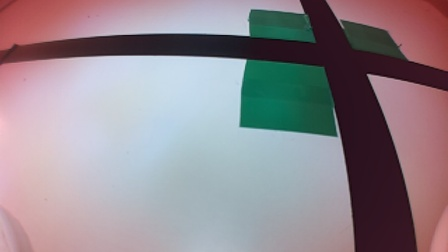
%> input picture test_moments/latest_frame_original_Intersection_2.jpg, 448 x 252 px
$ octave --eval "ViewColorSpacesV3;"   (GNU Octave 9; MATLAB toolbox functions it lacks are replaced by stand-ins)
%> lines starting %> are read from the running program, lines starting %| are printed output that depends on the picture
function ViewColorSpacesV3
rgbim = imread('test_moments\latest_frame_original_Intersection_2.jpg');
%> rgbim is the input picture: size 252x448x3 uint8; mean R, G, B 146.3, 136.2, 143
ViewColorSpaces2(rgbim);
CalculateHSVThreshold(rgbim);


function ViewColorSpaces2(rgb_image)
hsvim = rgb2hsv(rgb_image);
%> hsvim: size 252x448x3 double; mean H, S, V 0.721, 0.278, 0.629
yuvim = rgb2ycbcr(rgb_image);
%> yuvim: size 252x448x3 uint8; mean of channels 1, 2, 3 136.2, 129.5, 132

% CIELab colorspace
cform = makecform('srgb2lab');
cieim = applycform(rgb_image,cform);
%> cieim: size 252x448x3 uint8; mean of channels 1, 2, 3 145.9, 134.1, 126.9

figure();
% RGB
subplot(3,4,1);imshow(rgb_image(:,:,1));title(sprintf('RGB Space\n\nRed'))
%> after `imshow(rgb_image(:,:,1))`:
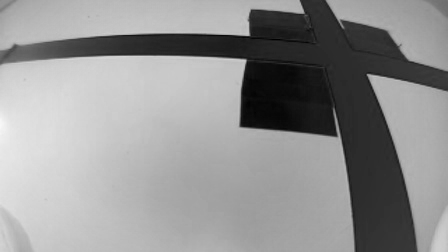
%> displayed picture: size 252x448, on the screen's scale of 0 to 255; min 0, max 248, mean 146.3
subplot(3,4,5);imshow(rgb_image(:,:,2));title('Green')
subplot(3,4,9);imshow(rgb_image(:,:,3));title('Blue')

% HSV
subplot(3,4,2);imshow(hsvim(:,:,1));title(sprintf('HSV Space\n\nHue'))
%> after `imshow(hsvim(:,:,1))`:
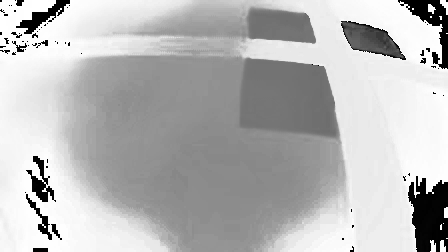
%> displayed picture: size 252x448, on the screen's scale of 0 to 255; min 0, max 255, mean 183.9
subplot(3,4,6);imshow(hsvim(:,:,2));title('Saturation')
%> after `imshow(hsvim(:,:,2))`:
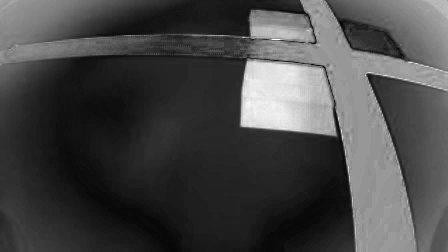
%> displayed picture: size 252x448, on the screen's scale of 0 to 255; min 0, max 255, mean 71
subplot(3,4,10);imshow(hsvim(:,:,3));title('Brightness')
%> after `imshow(hsvim(:,:,3))`:
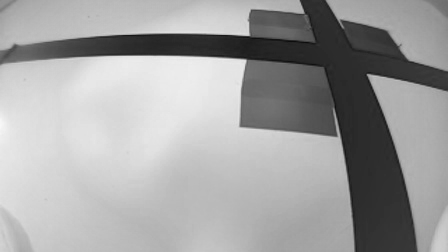
%> displayed picture: size 252x448, on the screen's scale of 0 to 255; min 12, max 248, mean 160.4

% YCbCr / YUV
subplot(3,4,3);imshow(yuvim(:,:,1));title(sprintf('YCbCr Space\n\nLuminance'))
subplot(3,4,7);imshow(yuvim(:,:,2));title('Blue Difference')
%> after `imshow(yuvim(:,:,2))`:
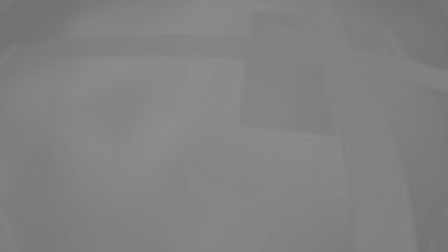
%> displayed picture: size 252x448, on the screen's scale of 0 to 255; min 113, max 140, mean 129.5
subplot(3,4,11);imshow(yuvim(:,:,3));title('Red Difference')
%> after `imshow(yuvim(:,:,3))`:
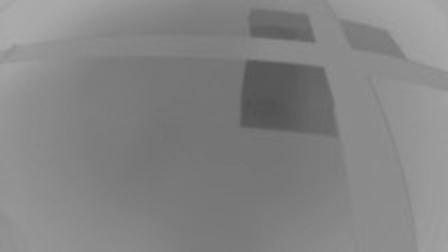
%> displayed picture: size 252x448, on the screen's scale of 0 to 255; min 82, max 171, mean 132

% CIELab
subplot(3,4,4);imshow(cieim(:,:,1));title(sprintf('CIELab Space\n\nLightness'))
%> after `imshow(cieim(:,:,1))`:
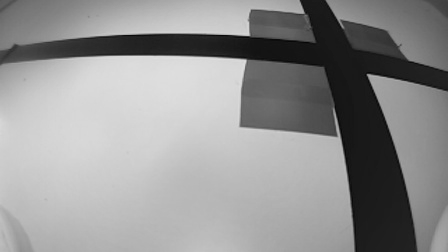
%> displayed picture: size 252x448, on the screen's scale of 0 to 255; min 5, max 224, mean 145.9
subplot(3,4,8);imshow(cieim(:,:,2));title('Green-Red (a*)')
subplot(3,4,12);imshow(cieim(:,:,3));title('Yellow-Blue (b*)')


function CalculateHSVThreshold(rgb_image)
hsvim = rgb2hsv(rgb_image);  % Convert to HSV

% Extract relevant channels
hue_hsv = hsvim(:,:,1);
saturation_hsv = hsvim(:,:,2);
brightness_hsv = hsvim(:,:,3);

% Compute statistics
mean_hue = mean(hue_hsv(:));
%> mean_hue = 0.721
std_hue = std(double(hue_hsv(:)));
%> std_hue = 0.25

mean_saturation = mean(saturation_hsv(:));
%> mean_saturation = 0.278
std_saturation = std(double(saturation_hsv(:)));
%> std_saturation = 0.225

mean_brightness = mean(brightness_hsv(:));
%> mean_brightness = 0.629
std_brightness = std(double(brightness_hsv(:)));
%> std_brightness = 0.249

% Choose k-factor for thresholding (adjustable)
k = 1.0;  % Increase if the threshold is too strict, decrease if too loose

function calculations(k)
% Calculate automatic thresholds
hue_min = max(0, (mean_hue - k * std_hue) * 180);
hue_max = min(179, (mean_hue + k * std_hue) * 180);

saturation_min = max(0, (mean_saturation - k * std_saturation) * 255);
saturation_max = min(255, (mean_saturation + k * std_saturation) * 255);

brightness_min = max(0, (mean_brightness - k * std_brightness) * 255);
brightness_max = min(255, (mean_brightness + k * std_brightness) * 255);

% Display calculated thresholds
fprintf('Calculated HSV Thresholds:\n');
fprintf('green_min = [%.0f, %.0f, %.0f]\n', hue_min, saturation_min, brightness_min);
fprintf('green_max = [%.0f, %.0f, %.0f]\n', hue_max, saturation_max, brightness_max);

% Plot histograms for better analysis
figure();
subplot(3,1,1); histogram(hue_hsv(:) * 180, 50); title('Hue Histogram'); xlim([0 180]);
subplot(3,1,2); histogram(saturation_hsv(:) * 255, 50); title('Saturation Histogram'); xlim([0 255]);
subplot(3,1,3); histogram(brightness_hsv(:) * 255, 50); title('Brightness Histogram'); xlim([0 255]);

% Suggest a mask preview (optional)
mask = (hue_hsv * 180 >= hue_min & hue_hsv * 180 <= hue_max) & ...
    (saturation_hsv * 255 >= saturation_min & saturation_hsv * 255 <= saturation_max) & ...
    (brightness_hsv * 255 >= brightness_min & brightness_hsv * 255 <= brightness_max);

figure();
imshow(mask);
title('Detected Green Areas (Binary Mask)');

$ run again, with test_moments/Chess_Board_2.jpg copied over test_moments/latest_frame_original_Intersection_2.jpg
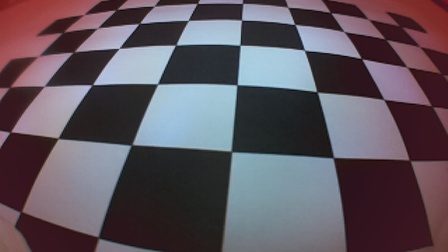
%> input picture test_moments/Chess_Board_2.jpg, 448 x 252 px
%> in ViewColorSpacesV3, rgbim is the input picture: size 252x448x3 uint8; mean R, G, B 95.3, 84.8, 94
%> hsvim: size 252x448x3 double; mean H, S, V 0.697, 0.286, 0.416
%> yuvim: size 252x448x3 uint8; mean of channels 1, 2, 3 92.4, 130.5, 132
%> cieim: size 252x448x3 uint8; mean of channels 1, 2, 3 92.8, 134.7, 125.5
%> in ViewColorSpaces2, `imshow(yuvim(:,:,3))`:
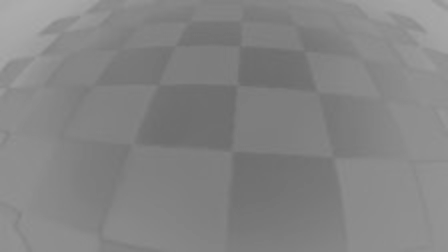
%> displayed picture: size 252x448, on the screen's scale of 0 to 255; min 108, max 172, mean 132
%> in ViewColorSpaces2, `imshow(cieim(:,:,1))`:
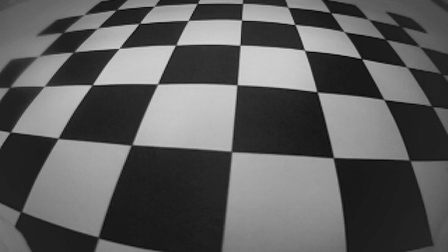
%> displayed picture: size 252x448, on the screen's scale of 0 to 255; min 4, max 210, mean 92.8
%> mean_hue = 0.697
%> std_hue = 0.277
%> mean_saturation = 0.286
%> std_saturation = 0.193
%> mean_brightness = 0.416
%> std_brightness = 0.248

$ run again, with test_moments/GreenMarkers.jpg copied over test_moments/latest_frame_original_Intersection_2.jpg
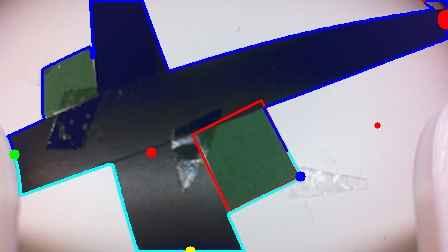
%> input picture test_moments/GreenMarkers.jpg, 448 x 252 px
%> in ViewColorSpacesV3, rgbim is the input picture: size 252x448x3 uint8; mean R, G, B 132.5, 131.8, 146.2
%> hsvim: size 252x448x3 double; mean H, S, V 0.669, 0.266, 0.601
%> yuvim: size 252x448x3 uint8; mean of channels 1, 2, 3 130.8, 134.2, 127.3
%> cieim: size 252x448x3 uint8; mean of channels 1, 2, 3 138.2, 132.2, 120.3
%> in ViewColorSpaces2, `imshow(hsvim(:,:,2))`:
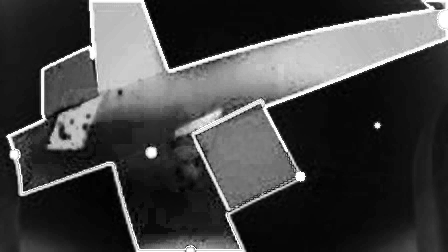
%> displayed picture: size 252x448, on the screen's scale of 0 to 255; min 0, max 255, mean 67.8
%> in ViewColorSpaces2, `imshow(cieim(:,:,3))`:
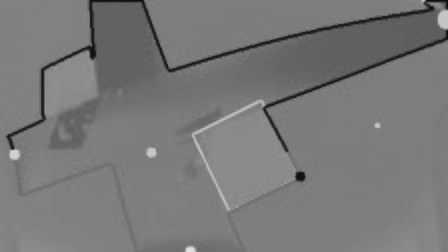
%> displayed picture: size 252x448, on the screen's scale of 0 to 255; min 16, max 221, mean 120.3
%> mean_hue = 0.669
%> std_hue = 0.222
%> mean_saturation = 0.266
%> std_saturation = 0.291
%> mean_brightness = 0.601
%> std_brightness = 0.302

$ run again, with test_moments/Silver_Line.jpg copied over test_moments/latest_frame_original_Intersection_2.jpg
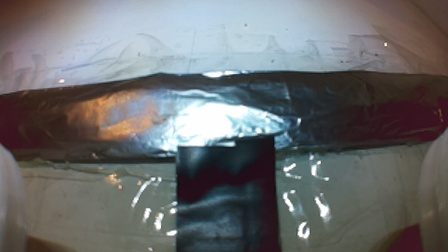
%> input picture test_moments/Silver_Line.jpg, 448 x 252 px
%> in ViewColorSpacesV3, rgbim is the input picture: size 252x448x3 uint8; mean R, G, B 106.9, 108.2, 109.3
%> hsvim: size 252x448x3 double; mean H, S, V 0.42, 0.227, 0.467
%> yuvim: size 252x448x3 uint8; mean of channels 1, 2, 3 108.7, 128.7, 127.4
%> cieim: size 252x448x3 uint8; mean of channels 1, 2, 3 113.7, 128.4, 127.8
%> in ViewColorSpaces2, `imshow(yuvim(:,:,3))`:
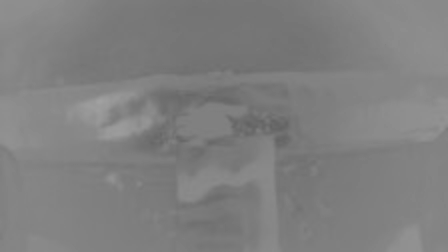
%> displayed picture: size 252x448, on the screen's scale of 0 to 255; min 98, max 161, mean 127.4
%> mean_hue = 0.42
%> std_hue = 0.29
%> mean_saturation = 0.227
%> std_saturation = 0.155
%> mean_brightness = 0.467
%> std_brightness = 0.246
